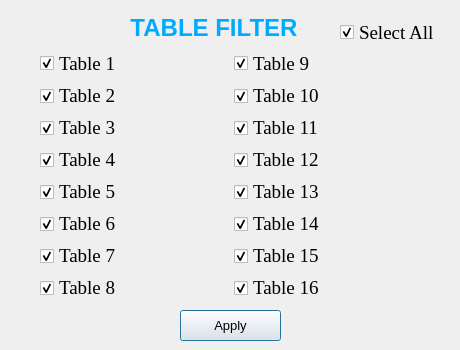
<?xml version="1.0" encoding="UTF-8"?>
<ui version="4.0">
 <class>FilterTableDlg</class>
 <widget class="QDialog" name="FilterTableDlg">
  <property name="geometry">
   <rect>
    <x>0</x>
    <y>0</y>
    <width>460</width>
    <height>350</height>
   </rect>
  </property>
  <property name="minimumSize">
   <size>
    <width>460</width>
    <height>350</height>
   </size>
  </property>
  <property name="maximumSize">
   <size>
    <width>460</width>
    <height>350</height>
   </size>
  </property>
  <property name="windowTitle">
   <string>Table Filter</string>
  </property>
  <widget class="QLabel" name="label">
   <property name="geometry">
    <rect>
     <x>60</x>
     <y>10</y>
     <width>308</width>
     <height>36</height>
    </rect>
   </property>
   <property name="font">
    <font>
     <family>MS Shell Dlg 2</family>
     <pointsize>18</pointsize>
     <weight>75</weight>
     <bold>true</bold>
    </font>
   </property>
   <property name="styleSheet">
    <string notr="true">color: rgb(0, 170, 255);</string>
   </property>
   <property name="text">
    <string>TABLE FILTER</string>
   </property>
   <property name="alignment">
    <set>Qt::AlignCenter</set>
   </property>
  </widget>
  <widget class="QPushButton" name="btn_apply">
   <property name="geometry">
    <rect>
     <x>180</x>
     <y>310</y>
     <width>101</width>
     <height>31</height>
    </rect>
   </property>
   <property name="font">
    <font>
     <pointsize>10</pointsize>
    </font>
   </property>
   <property name="text">
    <string>Apply</string>
   </property>
  </widget>
  <widget class="QWidget" name="layoutWidget">
   <property name="geometry">
    <rect>
     <x>40</x>
     <y>50</y>
     <width>381</width>
     <height>251</height>
    </rect>
   </property>
   <layout class="QGridLayout" name="gridLayout">
    <item row="0" column="0">
     <widget class="QCheckBox" name="ck_1">
      <property name="font">
       <font>
        <family>Times New Roman</family>
        <pointsize>14</pointsize>
       </font>
      </property>
      <property name="text">
       <string>Table 1</string>
      </property>
      <property name="checked">
       <bool>true</bool>
      </property>
     </widget>
    </item>
    <item row="0" column="1">
     <widget class="QCheckBox" name="ck_9">
      <property name="font">
       <font>
        <family>Times New Roman</family>
        <pointsize>14</pointsize>
       </font>
      </property>
      <property name="text">
       <string>Table 9</string>
      </property>
      <property name="checked">
       <bool>true</bool>
      </property>
     </widget>
    </item>
    <item row="1" column="0">
     <widget class="QCheckBox" name="ck_2">
      <property name="font">
       <font>
        <family>Times New Roman</family>
        <pointsize>14</pointsize>
       </font>
      </property>
      <property name="text">
       <string>Table 2</string>
      </property>
      <property name="checked">
       <bool>true</bool>
      </property>
     </widget>
    </item>
    <item row="1" column="1">
     <widget class="QCheckBox" name="ck_10">
      <property name="font">
       <font>
        <family>Times New Roman</family>
        <pointsize>14</pointsize>
       </font>
      </property>
      <property name="text">
       <string>Table 10</string>
      </property>
      <property name="checked">
       <bool>true</bool>
      </property>
     </widget>
    </item>
    <item row="2" column="0">
     <widget class="QCheckBox" name="ck_3">
      <property name="font">
       <font>
        <family>Times New Roman</family>
        <pointsize>14</pointsize>
       </font>
      </property>
      <property name="text">
       <string>Table 3</string>
      </property>
      <property name="checked">
       <bool>true</bool>
      </property>
     </widget>
    </item>
    <item row="2" column="1">
     <widget class="QCheckBox" name="ck_11">
      <property name="font">
       <font>
        <family>Times New Roman</family>
        <pointsize>14</pointsize>
       </font>
      </property>
      <property name="text">
       <string>Table 11</string>
      </property>
      <property name="checked">
       <bool>true</bool>
      </property>
     </widget>
    </item>
    <item row="3" column="0">
     <widget class="QCheckBox" name="ck_4">
      <property name="font">
       <font>
        <family>Times New Roman</family>
        <pointsize>14</pointsize>
       </font>
      </property>
      <property name="text">
       <string>Table 4</string>
      </property>
      <property name="checked">
       <bool>true</bool>
      </property>
     </widget>
    </item>
    <item row="3" column="1">
     <widget class="QCheckBox" name="ck_12">
      <property name="font">
       <font>
        <family>Times New Roman</family>
        <pointsize>14</pointsize>
       </font>
      </property>
      <property name="text">
       <string>Table 12</string>
      </property>
      <property name="checked">
       <bool>true</bool>
      </property>
     </widget>
    </item>
    <item row="4" column="0">
     <widget class="QCheckBox" name="ck_5">
      <property name="font">
       <font>
        <family>Times New Roman</family>
        <pointsize>14</pointsize>
       </font>
      </property>
      <property name="text">
       <string>Table 5</string>
      </property>
      <property name="checked">
       <bool>true</bool>
      </property>
     </widget>
    </item>
    <item row="4" column="1">
     <widget class="QCheckBox" name="ck_13">
      <property name="font">
       <font>
        <family>Times New Roman</family>
        <pointsize>14</pointsize>
       </font>
      </property>
      <property name="text">
       <string>Table 13</string>
      </property>
      <property name="checked">
       <bool>true</bool>
      </property>
     </widget>
    </item>
    <item row="5" column="0">
     <widget class="QCheckBox" name="ck_6">
      <property name="font">
       <font>
        <family>Times New Roman</family>
        <pointsize>14</pointsize>
       </font>
      </property>
      <property name="text">
       <string>Table 6</string>
      </property>
      <property name="checked">
       <bool>true</bool>
      </property>
     </widget>
    </item>
    <item row="5" column="1">
     <widget class="QCheckBox" name="ck_14">
      <property name="font">
       <font>
        <family>Times New Roman</family>
        <pointsize>14</pointsize>
       </font>
      </property>
      <property name="text">
       <string>Table 14</string>
      </property>
      <property name="checked">
       <bool>true</bool>
      </property>
     </widget>
    </item>
    <item row="6" column="0">
     <widget class="QCheckBox" name="ck_7">
      <property name="font">
       <font>
        <family>Times New Roman</family>
        <pointsize>14</pointsize>
       </font>
      </property>
      <property name="text">
       <string>Table 7</string>
      </property>
      <property name="checked">
       <bool>true</bool>
      </property>
     </widget>
    </item>
    <item row="6" column="1">
     <widget class="QCheckBox" name="ck_15">
      <property name="font">
       <font>
        <family>Times New Roman</family>
        <pointsize>14</pointsize>
       </font>
      </property>
      <property name="text">
       <string>Table 15</string>
      </property>
      <property name="checked">
       <bool>true</bool>
      </property>
     </widget>
    </item>
    <item row="7" column="0">
     <widget class="QCheckBox" name="ck_8">
      <property name="font">
       <font>
        <family>Times New Roman</family>
        <pointsize>14</pointsize>
       </font>
      </property>
      <property name="text">
       <string>Table 8</string>
      </property>
      <property name="checked">
       <bool>true</bool>
      </property>
     </widget>
    </item>
    <item row="7" column="1">
     <widget class="QCheckBox" name="ck_16">
      <property name="font">
       <font>
        <family>Times New Roman</family>
        <pointsize>14</pointsize>
       </font>
      </property>
      <property name="text">
       <string>Table 16</string>
      </property>
      <property name="checked">
       <bool>true</bool>
      </property>
     </widget>
    </item>
   </layout>
  </widget>
  <widget class="QCheckBox" name="ck_All">
   <property name="geometry">
    <rect>
     <x>340</x>
     <y>20</y>
     <width>111</width>
     <height>25</height>
    </rect>
   </property>
   <property name="font">
    <font>
     <family>Times New Roman</family>
     <pointsize>14</pointsize>
    </font>
   </property>
   <property name="text">
    <string>Select All</string>
   </property>
   <property name="checked">
    <bool>true</bool>
   </property>
  </widget>
 </widget>
 <resources/>
 <connections/>
</ui>
